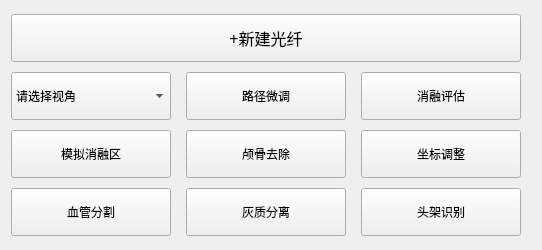
        <widget class="QWidget" name="tab">
         <attribute name="title">
          <string>Tab 1</string>
         </attribute>
         <widget class="QWidget" name="layoutWidget">
          <property name="geometry">
           <rect>
            <x>2</x>
            <y>10</y>
            <width>531</width>
            <height>231</height>
           </rect>
          </property>
          <layout class="QGridLayout" name="gridLayout">
           <item row="1" column="2">
            <widget class="QPushButton" name="pushButton_18">
             <property name="sizePolicy">
              <sizepolicy hsizetype="Minimum" vsizetype="Preferred">
               <horstretch>0</horstretch>
               <verstretch>0</verstretch>
              </sizepolicy>
             </property>
             <property name="minimumSize">
              <size>
               <width>160</width>
               <height>48</height>
              </size>
             </property>
             <property name="maximumSize">
              <size>
               <width>160</width>
               <height>48</height>
              </size>
             </property>
             <property name="text">
              <string>消融评估</string>
             </property>
            </widget>
           </item>
           <item row="2" column="1">
            <widget class="QPushButton" name="pushButton_20">
             <property name="sizePolicy">
              <sizepolicy hsizetype="Minimum" vsizetype="Preferred">
               <horstretch>0</horstretch>
               <verstretch>0</verstretch>
              </sizepolicy>
             </property>
             <property name="minimumSize">
              <size>
               <width>160</width>
               <height>48</height>
              </size>
             </property>
             <property name="maximumSize">
              <size>
               <width>160</width>
               <height>48</height>
              </size>
             </property>
             <property name="text">
              <string>颅骨去除</string>
             </property>
            </widget>
           </item>
           <item row="2" column="2">
            <widget class="QPushButton" name="pushButton_12">
             <property name="sizePolicy">
              <sizepolicy hsizetype="Minimum" vsizetype="Preferred">
               <horstretch>0</horstretch>
               <verstretch>0</verstretch>
              </sizepolicy>
             </property>
             <property name="minimumSize">
              <size>
               <width>160</width>
               <height>48</height>
              </size>
             </property>
             <property name="maximumSize">
              <size>
               <width>160</width>
               <height>48</height>
              </size>
             </property>
             <property name="text">
              <string>坐标调整</string>
             </property>
            </widget>
           </item>
           <item row="0" column="0" colspan="3">
            <widget class="QPushButton" name="btnNewOptFiber">
             <property name="minimumSize">
              <size>
               <width>0</width>
               <height>48</height>
              </size>
             </property>
             <property name="maximumSize">
              <size>
               <width>16777215</width>
               <height>48</height>
              </size>
             </property>
             <property name="font">
              <font>
               <family>微软雅黑 Light</family>
               <pointsize>12</pointsize>
              </font>
             </property>
             <property name="text">
              <string>+新建光纤</string>
             </property>
            </widget>
           </item>
           <item row="1" column="0">
            <widget class="QComboBox" name="cmbDir">
             <property name="minimumSize">
              <size>
               <width>160</width>
               <height>48</height>
              </size>
             </property>
             <property name="editable">
              <bool>false</bool>
             </property>
             <property name="currentText">
              <string>请选择视角</string>
             </property>
             <property name="currentIndex">
              <number>0</number>
             </property>
             <item>
              <property name="text">
               <string>请选择视角</string>
              </property>
             </item>
             <item>
              <property name="text">
               <string>一般视角</string>
              </property>
             </item>
             <item>
              <property name="text">
               <string>针道视角</string>
              </property>
             </item>
             <item>
              <property name="text">
               <string>手术视角</string>
              </property>
             </item>
            </widget>
           </item>
           <item row="1" column="1">
            <widget class="QPushButton" name="pushButton_19">
             <property name="sizePolicy">
              <sizepolicy hsizetype="Minimum" vsizetype="Preferred">
               <horstretch>0</horstretch>
               <verstretch>0</verstretch>
              </sizepolicy>
             </property>
             <property name="minimumSize">
              <size>
               <width>160</width>
               <height>48</height>
              </size>
             </property>
             <property name="maximumSize">
              <size>
               <width>160</width>
               <height>48</height>
              </size>
             </property>
             <property name="text">
              <string>路径微调</string>
             </property>
            </widget>
           </item>
           <item row="2" column="0">
            <widget class="QPushButton" name="pushButton_11">
             <property name="sizePolicy">
              <sizepolicy hsizetype="Fixed" vsizetype="Preferred">
               <horstretch>0</horstretch>
               <verstretch>0</verstretch>
              </sizepolicy>
             </property>
             <property name="minimumSize">
              <size>
               <width>160</width>
               <height>48</height>
              </size>
             </property>
             <property name="maximumSize">
              <size>
               <width>160</width>
               <height>48</height>
              </size>
             </property>
             <property name="text">
              <string>模拟消融区</string>
             </property>
            </widget>
           </item>
           <item row="3" column="0">
            <widget class="QPushButton" name="pushButton_28">
             <property name="sizePolicy">
              <sizepolicy hsizetype="Fixed" vsizetype="Preferred">
               <horstretch>0</horstretch>
               <verstretch>0</verstretch>
              </sizepolicy>
             </property>
             <property name="minimumSize">
              <size>
               <width>160</width>
               <height>48</height>
              </size>
             </property>
             <property name="maximumSize">
              <size>
               <width>160</width>
               <height>48</height>
              </size>
             </property>
             <property name="text">
              <string>血管分割</string>
             </property>
            </widget>
           </item>
           <item row="3" column="1">
            <widget class="QPushButton" name="pushButton_13">
             <property name="sizePolicy">
              <sizepolicy hsizetype="Fixed" vsizetype="Preferred">
               <horstretch>0</horstretch>
               <verstretch>0</verstretch>
              </sizepolicy>
             </property>
             <property name="minimumSize">
              <size>
               <width>160</width>
               <height>48</height>
              </size>
             </property>
             <property name="maximumSize">
              <size>
               <width>160</width>
               <height>48</height>
              </size>
             </property>
             <property name="text">
              <string>灰质分离</string>
             </property>
            </widget>
           </item>
           <item row="3" column="2">
            <widget class="QPushButton" name="pushButton_14">
             <property name="sizePolicy">
              <sizepolicy hsizetype="Fixed" vsizetype="Preferred">
               <horstretch>0</horstretch>
               <verstretch>0</verstretch>
              </sizepolicy>
             </property>
             <property name="minimumSize">
              <size>
               <width>160</width>
               <height>48</height>
              </size>
             </property>
             <property name="maximumSize">
              <size>
               <width>160</width>
               <height>48</height>
              </size>
             </property>
             <property name="text">
              <string>头架识别</string>
             </property>
            </widget>
           </item>
          </layout>
         </widget>
        </widget>
